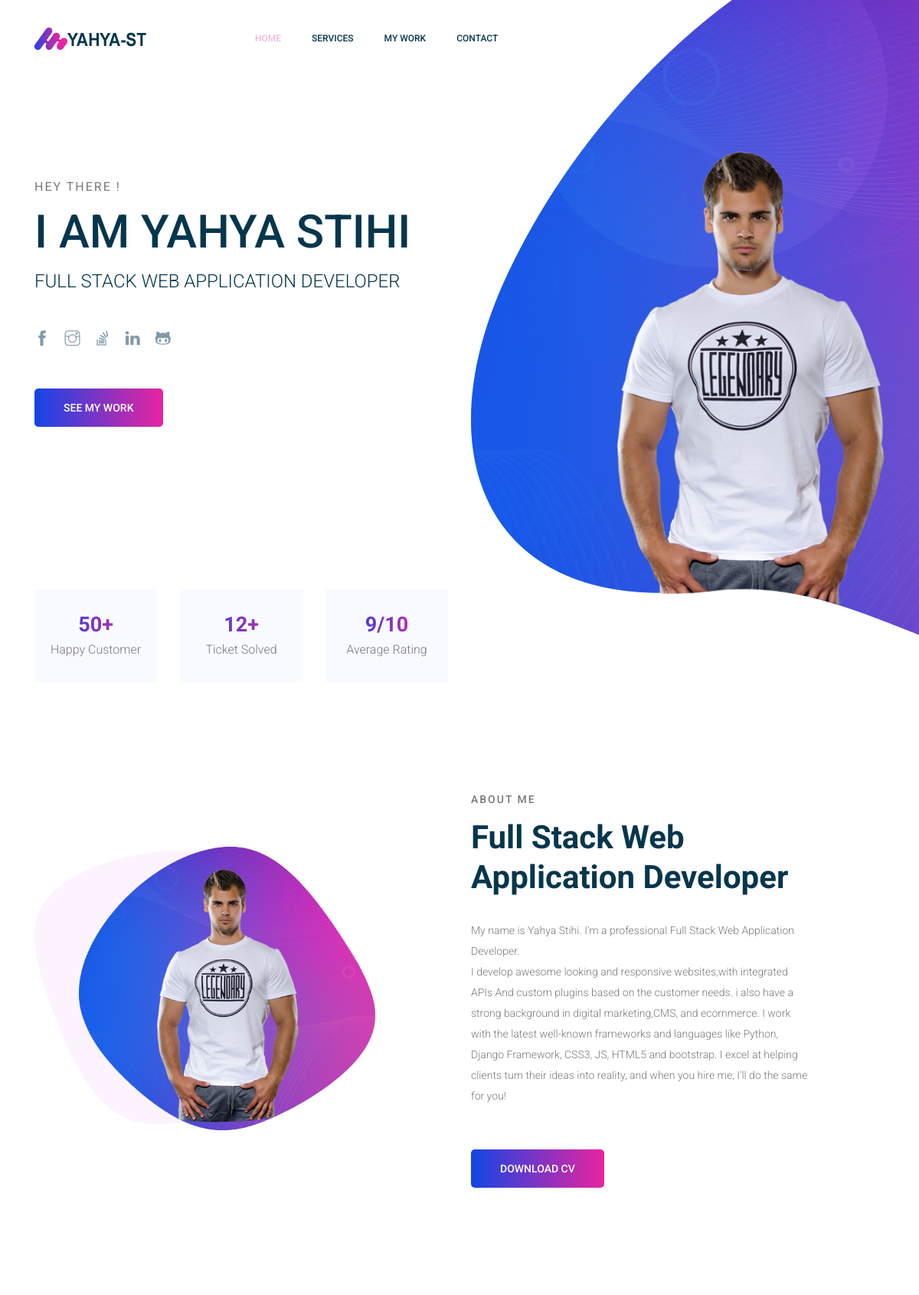
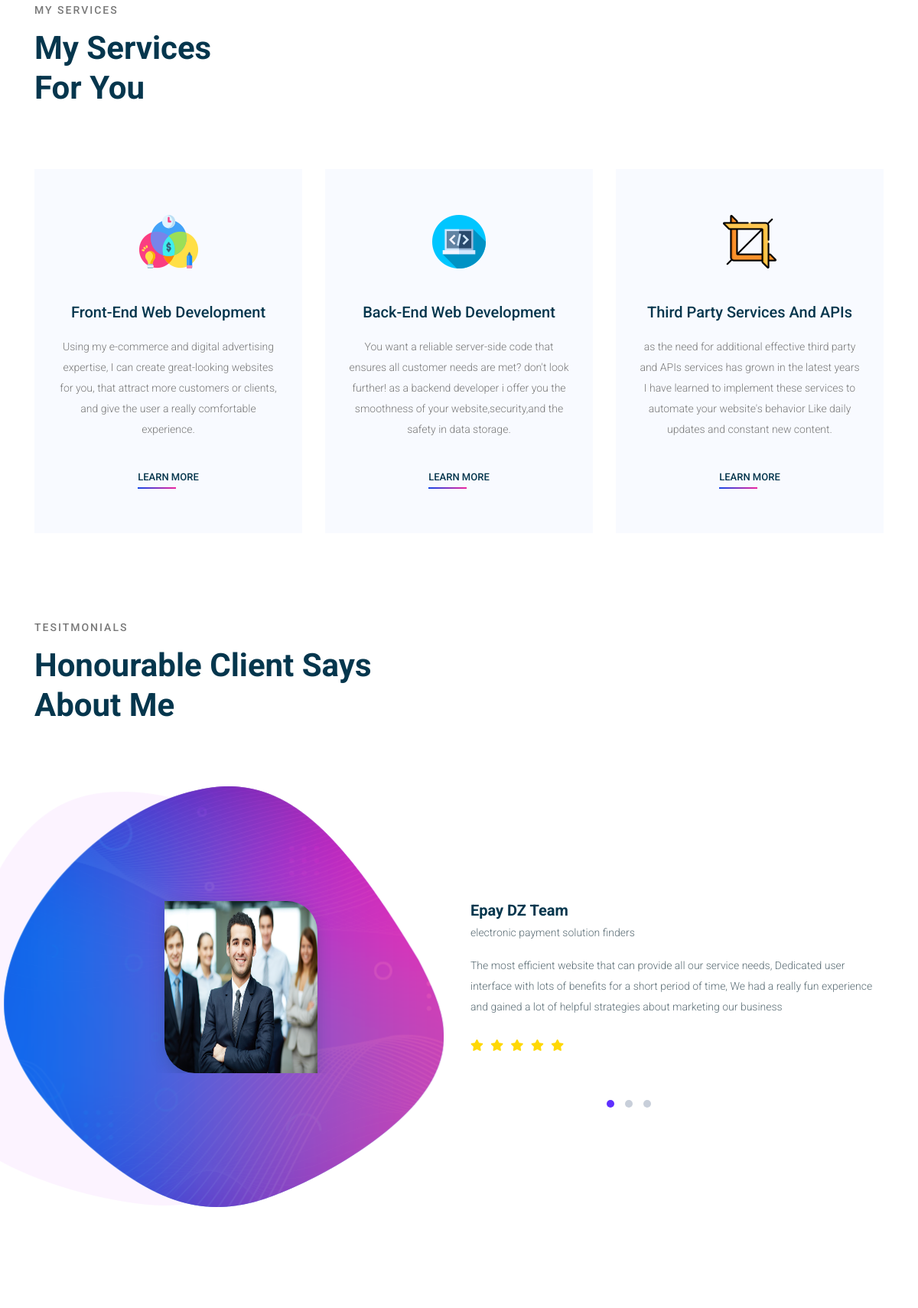
The page / (upper part) on the database its author committed (2 pictures, top to bottom).
### core/models.py (models this page shows, shortened)
class Info(models.Model):
    name = models.CharField(max_length=200)
    city = models.CharField(max_length=200)
    address = models.CharField(max_length=200)
    phone = models.CharField(max_length=200)
    email = models.EmailField()
    job = models.CharField(max_length=200)
    about = models.TextField()
    resume = models.FileField()
    image = models.ImageField()
    about_image = models.ImageField()
    logo1 = models.ImageField()
    logo2 = models.ImageField()
    icon = models.ImageField()
    facebook = models.CharField(max_length=200)
    instgram = models.CharField(max_length=200)
    stackoverflow = models.CharField(max_length=200)
    linkedin = models.CharField(max_length=200)
    github = models.CharField(max_length=200)

class Offer(models.Model):
    image = models.ImageField()
    title = models.CharField(max_length=200)
    description = models.TextField()
    url = models.CharField(max_length=900)

class Comment(models.Model):
    image = models.ImageField()
    name = models.CharField(max_length=200)
    title = models.CharField(max_length=200)
    comment = models.TextField()

### core/views.py (the view)
# urls.py: path('',views.index,name='index'),
def index(request):
    info = Info.objects.last()
    offers = Offer.objects.all()
    comments = Comment.objects.all()
    certificates = Certificate.objects.all()
    qualities = Qualitie.objects.all()
    skills = Skill.objects.all()
    context = {
        'offers':offers,
        'comments':comments,
        'info':info,
        'certificates':certificates,
        'qualities':qualities,
        'skills':skills,
        }
    return render(request,"core/index.html",context)

### core/templates/core/index.html (shortened to what this page needs)
{% load static %}
<!doctype html>
<html lang="en">
<head>
	<link rel="stylesheet" href="{% static '/core/css/bootstrap.css'%}">
	<link rel="stylesheet" href="{% static '/core/vendors/linericon/style.css'%}">
	<link rel="stylesheet" href="{% static '/core/css/themify-icons.css'%}">
	<link rel="stylesheet" href="{% static '/core/vendors/owl-carousel/owl.theme.default.min.css'%}">
	<link rel="stylesheet" href="{% static '/core/vendors/fontawesome/css/all.min.css'%}">
	<link rel="stylesheet" href="{% static '/core/vendors/owl-carousel/owl.carousel.min.css'%}">
	<link rel="stylesheet" href="{% static '/core/vendors/nice-select/css/nice-select.css'%}">
	<link rel="stylesheet" href="{% static '/core/css/magnific-popup.css'%}">
	<link rel="stylesheet" href="{% static '/core/css/preloder.css'%}">
	<link rel="stylesheet" href="{% static '/core/css/style.css'%}">
</head>
<body>
	<header class="header_area">
		<div class="main_menu">
			<nav class="navbar navbar-expand-lg navbar-light">
				<div class="container">
					<a class="navbar-brand logo_h" href="{% url 'index' %}"><img
							src="{{info.logo2.url}}" alt=""></a>
					<div class="collapse navbar-collapse offset" id="navbarSupportedContent">
						<ul class="nav navbar-nav menu_nav">
							<li class="nav-item active"><a class="nav-link" href="{%url 'index'%}">Home</a></li>
							<li class="nav-item"><a class="nav-link" href="{%url 'services'%}">Services</a></li>
							<li class="nav-item"><a class="nav-link" href="{%url 'work'%}">My Work</a></li>
							<li class="nav-item"><a class="nav-link" href="{%url 'contact'%}">Contact</a></li>
						</ul>
					</div>
				</div>
			</nav>
		</div>
	</header>
	<section class="home_banner_area">
		<div class="banner_inner">
			<div class="container">
				<div class="row align-items-center justify-content-between">
					<div class="col-lg-6">
						<div class="banner_content">
							<h3>Hey There !</h3>
							<h1 class="text-uppercase">I am {{info.name}}</h1>
							<h5 class="text-uppercase">{{info.job}}</h5>
							<div class="social_icons my-5">
								<a href="{{info.facebook}}"><i class="ti-facebook"></i></a>
								<a href="{{info.instgram}}"><i class="ti-instagram"></i></a>
								<a href="{{info.stackoverflow}}"><i class="ti-stack-overflow"></i></a>
								<a href="{{info.linkedin}}"><i class="ti-linkedin"></i></a>
								<a href="{{info.github}}"><i class="ti-github"></i></a>
							</div>
							<a class="primary_btn" href="{% url 'work' %}"><span>See My Work</span></a>
						</div>
					</div>
					<div class="col-lg-4">
						<div class="home_right_img">
							<img class="img-fluid" src="{{info.image.url}}" alt="">
						</div>
					</div>
				</div>
			</div>
		</div>
	</section>
	<section class="statistics_area">
		<div class="container">
			<div class="row justify-content-lg-start justify-content-center">
				<div class="col-lg-2 col-md-3">
					<div class="statistics_item">
						<h3><span class="counter">50</span>+</h3>
						<p>Happy Customer</p>
					</div>
				</div>
				<div class="col-lg-2 col-md-3">
					<div class="statistics_item">
						<h3><span class="counter">12</span>+</h3>
						<p>Ticket Solved</p>
					</div>
				</div>
				<div class="col-lg-2 col-md-3">
					<div class="statistics_item">
						<h3><span class="counter">9</span>/10</h3>
						<p>Average Rating</p>
					</div>
				</div>
			</div>
		</div>
	</section>
	<section class="about_area section_gap">
		<div class="container">
			<div class="row justify-content-start align-items-center">
				<div class="col-lg-5">
					<div class="about_img">
						<img class="" src="{{info.about_image.url}}" alt="">
					</div>
				</div>
				<div class="offset-lg-1 col-lg-5">
					<div class="main_title text-left">
						<p class="top_text">About me </p>
						<h2>
							{{info.job}}
						</h2>
						<p>
							My name is {{info.name}}. I'm a professional {{info.job}}.<br>
							{{info.about}}
						</p>
						<a class="primary_btn" href="{{info.resume.url}}"><span>Download CV</span></a>
					</div>
				</div>
			</div>
		</div>
	</section>
	<section class="services_area">
		<div class="container">
			<div class="row">
				<div class="col-lg-12">
					<div class="main_title">
						<p class="top_text">My Services</p>
						<h2>My Services<br>
							For You </h2>
					</div>
				</div>
			</div>
			<div class="row">
				{% for offer in offers %}
				<div class="col-lg-4 col-md-6 mb-4 mb-lg-0">
					<div class="service_item">
						<img src="{{offer.image.url}}" alt="">
						<h4>{{offer.title}}</h4>
						<p>{{offer.description}}</p>
						<a href="{{offer.url}}" class="primary_btn2 mt-35">Learn More</a>
					</div>
				</div>
				{% endfor %}
			</div>
		</div>
	</section>
	<section class="testimonial_area">
		<div class="container">
			<div class="row">
				<div class="col-lg-12">
					<div class="main_title">
						<p class="top_text">Tesitmonials </p>
						<h2>Honourable Client Says <br>
							About Me </h2>
					</div>
				</div>
			</div>
			<div class="owl-carousel owl-theme testimonial-slider">
				{% for comment in comments %}
				<div class="testimonial-item">
					<div class="row">
						<div class="col-lg-6">
							<div class="testi-img mb-4 mb-lg-0">
								<img src="{{comment.image.url}}" alt="">
							</div>
						</div>
						<div class="col-lg-6">
							<div class="testi-right">
								<h4>{{comment.name}}</h4>
								<p><small>{{comment.title}}</small></p>
								<p>{{comment.comment}}</p>
								<ul class="star_rating mt-4">
									<li><span><i class="fas fa-star"></i></span></li>
									<li><span><i class="fas fa-star"></i></span></li>
									<li><span><i class="fas fa-star"></i></span></li>
									<li><span><i class="fas fa-star"></i></span></li>
									<li><span><i class="fas fa-star"></i></span></li>
								</ul>
							</div>
						</div>
					</div>
				</div>
				{% endfor %}
			</div>
		</div>
	</section>
<br><br>
</body>
</html>

### rows shown on the page
Info: logo2 (picture), name "YAHYA STIHI", job "FULL STACK WEB APPLICATION DEVELOPER", image (picture), about_image (picture), job "Full Stack Web Application Developer", name "Yahya Stihi", about "I develop awesome looking and responsive websites,with integrated APIs And custom plugins based on the customer needs. i also have a strong background in digital marketing,CMS, and ecommerce. I work with the latest well-known frameworks and languages like Python, Django Framework, CSS3, JS, HTML5 and bootstrap. I excel at helping clients turn their ideas into reality, and when you hire me, I'll do the same for you!"
Offer: image (picture), title "Front-End Web Development", description "Using my e-commerce and digital advertising expertise, I can create great-looking websites for you, that attract more customers or clients, and give the user a really comfortable experience."
Offer: image (picture), title "Back-End Web Development", description "You want a reliable server-side code that ensures all customer needs are met? don't look further! as a backend developer i offer you the smoothness of your website,security,and the safety in data storage."
Offer: image (picture), title "Third Party Services And APIs", description "as the need for additional effective third party and APIs services has grown in the latest years I have learned to implement these services to automate your website's behavior Like daily updates and constant new content."
Comment: image (picture), name "Epay DZ Team", title "electronic payment solution finders", comment "The most efficient website that can provide all our service needs, Dedicated user interface with lots of benefits for a short period of time, We had a really fun experience and gained a lot of helpful strategies about marketing our business"
